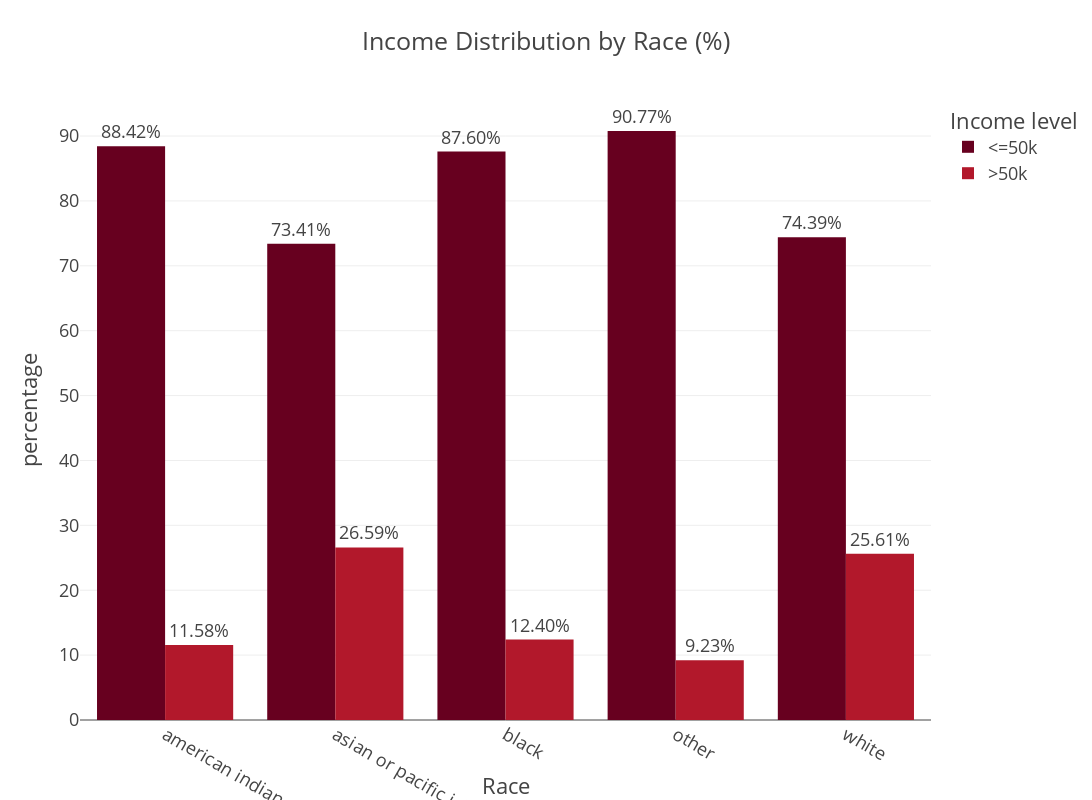

Notebook cell for this chart:
### Code cell
fig = px.bar(
    adult_df_income_race,  
    x = "race",   
    y = "percentage",
    color = "income",
    title ="Income Distribution by Race (%)",
    barmode="group",
    height= 800,
    width= 1200,
    color_discrete_sequence=px.colors.sequential.RdBu,
    text="percentage"
)
fig.update_traces(texttemplate="%{text:.2f}%", textposition = 'outside')
fig.update_layout(template = "presentation", xaxis_title="Race", yaxis_title = "percentage", legend_title = dict(text = 'Income level'), xaxis_title_standoff = 50,  paper_bgcolor = "rgba(0,0,0,0)", plot_bgcolor ="rgba(0,0,0,0)")
fig.show()
fig.write_image(os.path.join(results_dir, 'Income_distribution_by_race_bar_plot.jpg'))
fig.write_image(os.path.join(results_dir, 'Income_distribution_by_race_bar_plot.png'))
fig.write_html(os.path.join(results_dir, 'Income_distribution_by_race_bar_plot.html'))

### Figure 1 — Plotly figure (JSON) as saved in the notebook; plotly's stock layout.template omitted (floating-point values rounded to 4 significant figures)
{"data": [{"alignmentgroup": "True", "hovertemplate": "income=<=50k<br>race=%{x}<br>percentage=%{text}<extra></extra>", "legendgroup": "<=50k", "marker": {"color": "rgb(103,0,31)", "pattern": {"shape": ""}}, "name": "<=50k", "offsetgroup": "<=50k", "orientation": "v", "showlegend": true, "text": [88.42, 73.41, 87.6, 90.77, 74.39], "textposition": "outside", "texttemplate": "%{text:.2f}%", "type": "bar", "x": ["american indian or eskimo", "asian or pacific islander", "black", "other", "white"], "xaxis": "x", "y": [88.42, 73.41, 87.6, 90.77, 74.39], "yaxis": "y"}, {"alignmentgroup": "True", "hovertemplate": "income=>50k<br>race=%{x}<br>percentage=%{text}<extra></extra>", "legendgroup": ">50k", "marker": {"color": "rgb(178,24,43)", "pattern": {"shape": ""}}, "name": ">50k", "offsetgroup": ">50k", "orientation": "v", "showlegend": true, "text": [11.58, 26.59, 12.4, 9.225, 25.61], "textposition": "outside", "texttemplate": "%{text:.2f}%", "type": "bar", "x": ["american indian or eskimo", "asian or pacific islander", "black", "other", "white"], "xaxis": "x", "y": [11.58, 26.59, 12.4, 9.225, 25.61], "yaxis": "y"}], "layout": {"barmode": "group", "height": 800, "legend": {"title": {"text": "Income level"}, "tracegroupgap": 0}, "paper_bgcolor": "rgba(0, 0, 0, 0)", "plot_bgcolor": "rgba(0, 0, 0, 0)", "title": {"text": "Income Distribution by Race (%)"}, "width": 1200, "xaxis": {"anchor": "y", "autorange": true, "domain": [0, 1], "range": [-0.5, 4.5], "title": {"standoff": 50, "text": "Race"}, "type": "category"}, "yaxis": {"anchor": "x", "autorange": true, "domain": [0, 1], "range": [0, 95.55], "title": {"text": "percentage"}, "type": "linear"}}}
